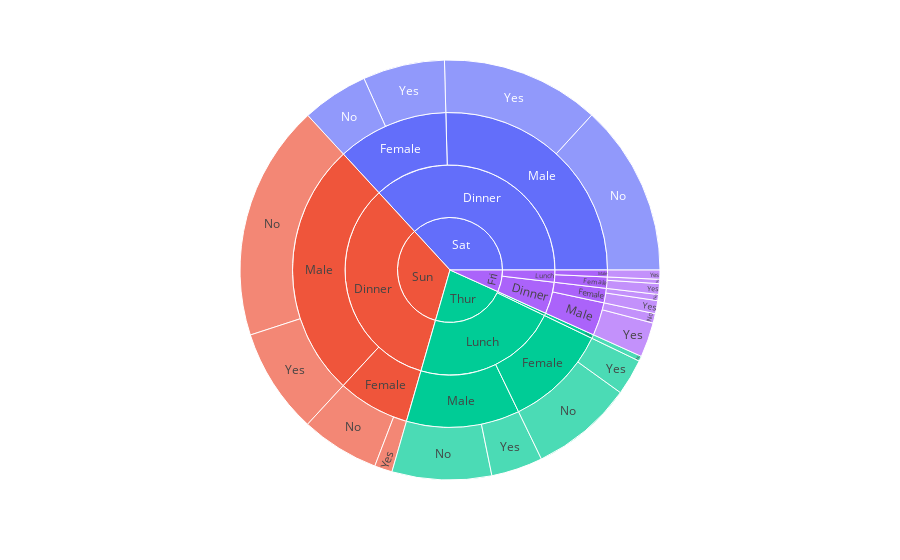

Write notebook code for a chart like this one.
### Code cell
fig = px.sunburst(tips, path=['day', 'time', 'sex', "smoker"], values='total_bill')
fig.show()

### Figure 1 — Plotly figure (JSON) as saved in the notebook; plotly's stock layout.template omitted (floating-point values rounded to 4 significant figures)
{"data": [{"branchvalues": "total", "domain": {"x": [0, 1], "y": [0, 1]}, "hovertemplate": "labels=%{label}<br>total_bill=%{value}<br>parent=%{parent}<br>id=%{id}<extra></extra>", "ids": ["Fri/Dinner/Female/No", "Sat/Dinner/Female/No", "Sun/Dinner/Female/No", "Thur/Dinner/Female/No", "Fri/Lunch/Female/No", "Thur/Lunch/Female/No", "Fri/Dinner/Male/No", "Sat/Dinner/Male/No", "Sun/Dinner/Male/No", "Thur/Lunch/Male/No", "Fri/Dinner/Female/Yes", "Sat/Dinner/Female/Yes", "Sun/Dinner/Female/Yes", "Fri/Lunch/Female/Yes", "Thur/Lunch/Female/Yes", "Fri/Dinner/Male/Yes", "Sat/Dinner/Male/Yes", "Sun/Dinner/Male/Yes", "Fri/Lunch/Male/Yes", "Thur/Lunch/Male/Yes", "Fri/Dinner/Female", "Sat/Dinner/Female", "Sun/Dinner/Female", "Thur/Dinner/Female", "Fri/Lunch/Female", "Thur/Lunch/Female", "Fri/Dinner/Male", "Sat/Dinner/Male", "Sun/Dinner/Male", "Fri/Lunch/Male", "Thur/Lunch/Male", "Fri/Dinner", "Sat/Dinner", "Sun/Dinner", "Thur/Dinner", "Fri/Lunch", "Thur/Lunch", "Fri", "Sat", "Sun", "Thur"], "labels": ["No", "No", "No", "No", "No", "No", "No", "No", "No", "No", "Yes", "Yes", "Yes", "Yes", "Yes", "Yes", "Yes", "Yes", "Yes", "Yes", "Female", "Female", "Female", "Female", "Female", "Female", "Male", "Male", "Male", "Male", "Male", "Dinner", "Dinner", "Dinner", "Dinner", "Lunch", "Lunch", "Fri", "Sat", "Sun", "Thur"], "name": "", "parents": ["Fri/Dinner/Female", "Sat/Dinner/Female", "Sun/Dinner/Female", "Thur/Dinner/Female", "Fri/Lunch/Female", "Thur/Lunch/Female", "Fri/Dinner/Male", "Sat/Dinner/Male", "Sun/Dinner/Male", "Thur/Lunch/Male", "Fri/Dinner/Female", "Sat/Dinner/Female", "Sun/Dinner/Female", "Fri/Lunch/Female", "Thur/Lunch/Female", "Fri/Dinner/Male", "Sat/Dinner/Male", "Sun/Dinner/Male", "Fri/Lunch/Male", "Thur/Lunch/Male", "Fri/Dinner", "Sat/Dinner", "Sun/Dinner", "Thur/Dinner", "Fri/Lunch", "Thur/Lunch", "Fri/Dinner", "Sat/Dinner", "Sun/Dinner", "Fri/Lunch", "Thur/Lunch", "Fri", "Sat", "Sun", "Thur", "Fri", "Thur", "", "", "", ""], "type": "sunburst", "values": [22.75, 247.1, 291.5, 18.78, 15.98, 381.6, 34.95, 637.7, 877.3, 369.7, 48.8, 304, 66.16, 39.78, 134.5, 129.5, 589.6, 392.1, 34.16, 191.7, 71.55, 551.0, 357.7, 18.78, 55.76, 516.1, 164.4, 1227.0, 1269.0, 34.16, 561.4, 236.0, 1778.0, 1627.0, 18.78, 89.92, 1078.0, 325.9, 1778.0, 1627.0, 1096.0]}], "layout": {"legend": {"tracegroupgap": 0}, "margin": {"t": 60}}}
